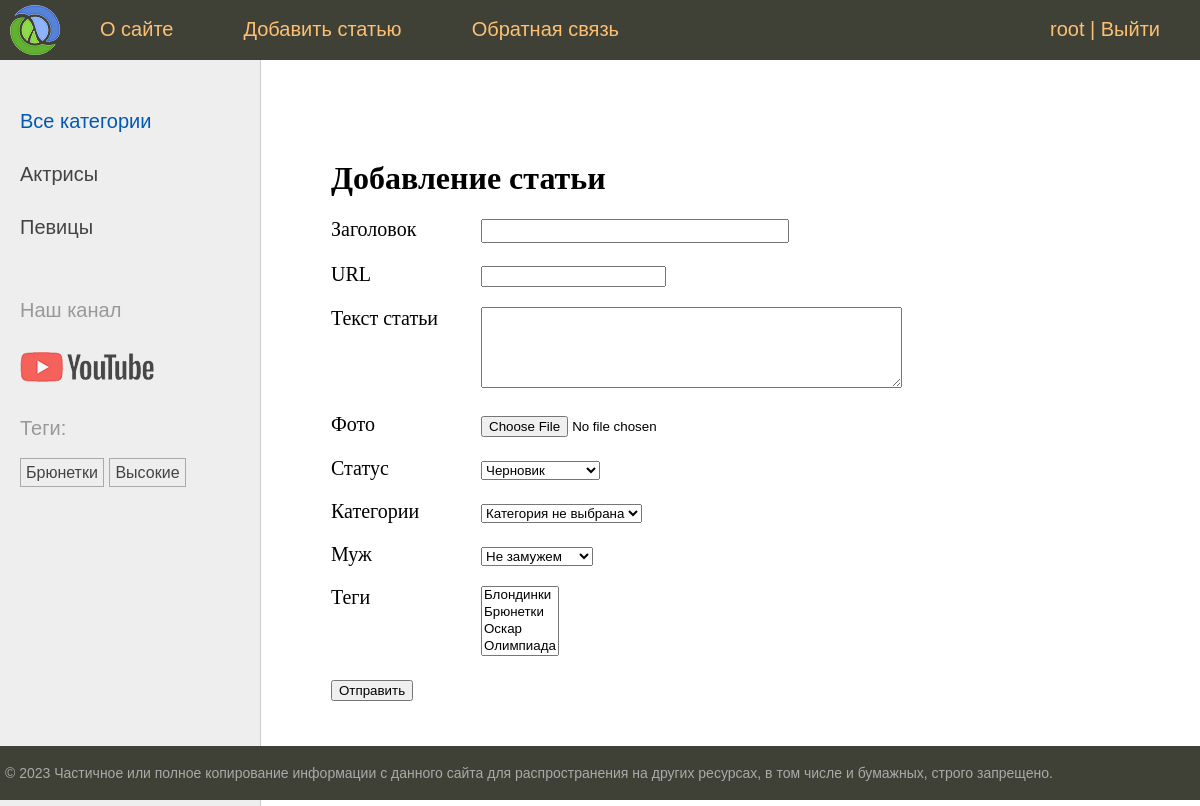
Screenshot of /addpage/ (signed in) with the database file from the repository.
### women/models.py (models this page shows)
class Category(models.Model):
    name = models.CharField(max_length=100, db_index=True, verbose_name = 'Категория')
    slug = models.SlugField(max_length=255, unique=True, db_index=True)
    class Meta:
        verbose_name = 'Категория'
        verbose_name_plural = 'Категории'
    def __str__(self) -> str:
        return self.name
    def get_absolute_url(self):
        return reverse("category", kwargs={"cat_slug": self.slug})

class TagPost(models.Model):
    tag = models.CharField(max_length=100, db_index=True)
    slug = models.SlugField(max_length=255, unique=True, db_index=True)
    def __str__(self):
        return self.tag
    def get_absolute_url(self):
        return reverse("tag", kwargs={"tag_slug": self.slug})

### women/views.py (the view, shortened to what this page needs)
# urls.py: path('addpage/', views.AddPage.as_view(), name='add_page'),
class AddPage(LoginRequiredMixin, DataMixin, CreateView):
    form_class = AddPostForm
    template_name = 'women/addpage.html'
    title_page = 'Добавление статьи'

### women/forms.py (shortened to what this page needs)
class AddPostForm(forms.ModelForm):
    cat = forms.ModelChoiceField(queryset=Category.objects.all(), label='Категории', empty_label='Категория не выбрана')
    husband = forms.ModelChoiceField(queryset=Husband.objects.all(), required=False, label='Муж', empty_label="Не замужем")
    class Meta:
        model = Women
        fields = ['title', 'slug', 'content', 'photo', 'is_published', 'cat', 'husband', 'tags']
        widgets = {
            'title': forms.TextInput(attrs={'class': 'form-input'}),
            'content': forms.Textarea(attrs={'cols': 50, 'rows': 5})
        }
        labels = {'slug': 'URL'}

### users/context_processors.py (called while the page is built)
def get_women_context(request):
    return {'mainmenu': menu}

### women/models.py (called while the page is built)
    def __str__(self):
        return self.name

### women/templatetags/women_tags.py (called while the page is built)
@register.inclusion_tag('women/list_categories.html')
def show_categories(cat_selected=0):
    cats = Category.objects.annotate(total=Count('posts')).filter(total__gt=0)
    return {'cats': cats, 'cat_selected':cat_selected}

@register.inclusion_tag('women/list_tags.html')
def show_all_tags(cat_selected=0):
    return {'tags': TagPost.objects.annotate(total=Count('tags')).filter(total__gt=0)}

### women/templates/women/addpage.html (shortened to what this page needs)
{% extends "base.html" %}
{% block content %}
<h1>{{title}}</h1>
<form action="" method='POST', enctype='multipart/form-data'>
    {% for f in form %}
    <p><label class="form-label" for='{{ f.id_for_label }}'>{{ f.label }}</label>{{ f }}</p>
    {% endfor %}
    <p><button type='submit'>Отправить</button></p>
</form>
{% endblock content %}

### templates/base.html (shortened to what this page needs)
{% load static %}
{% load women_tags %}
<!DOCTYPE html>
<html>
<head>
	<link type="text/css" href="{% static 'women/css/styles.css' %}" rel="stylesheet" />
</head>
<body>
<table class="table-page" border=0 cellpadding="0" cellspacing="0">
<tr><td valign=top>
{% block mainmenu %}
		<div class="header">
			<ul id="mainmenu" class="mainmenu">
			<li class="logo"><a href="{% url 'home' %}"><div class="logo"></div></a></li>
{% for m in mainmenu %}
	<li><a href="{% url m.url_name %}">{{m.title}}</a></li>
{% endfor %}
{% if user.is_authenticated %}
	<li class="last">{{user.username}} | <a href="{% url 'users:logout' %}">Выйти</a></li>
{% else %}
	<li class="last"><a href="{% url 'users:login' %}">Войти</a> | <a href="#">Регистрация</a></li>
{% endif %}
			</ul>
		</div>
{% endblock mainmenu %}
<table class="table-content" border=0 cellpadding="0" cellspacing="0">
<tr>
	<td valign="top" class="left-chapters">
	<ul id="leftchapters">
		{% if cat_selected == 0 %}
		<li class="selected">Все категории</li>
		{% else %}
		<li><a href="{% url "home" %} ">Все категории</a></li>
		{% endif %}
		{% show_categories cat_selected %}
		<li class="share">
		<p>Наш канал</p>
		<a class="share-yt" href="https://www.youtube.com/channel/UClJzWfGWuGJL2t-3dYKcHTA/playlists" target="_blank" rel="nofollow"></a>
		</li>
		<li>{% show_all_tags %}</li>
	</ul>
</td>
<td valign="top" class="content">
	<div class="content-text">
{% block content %}
{% endblock %}
	</div>
</td></tr></table>
</td></tr>
<tr><td valign=top>
	<div id="footer">
		<p>&copy; 2023 Частичное или полное копирование информации с данного сайта для распространения на других ресурсах, в том числе и бумажных, строго запрещено.</p>
	</div>
</td></tr></table>
</body>
</html>

### women/templates/women/list_categories.html
{% for cat in cats %}
{% if cat.id == cat_selected %}
<li class="selected">{{cat.name}}</li>
{% else %}
<li><a href="{{cat.get_absolute_url}} ">{{cat.name}}</a></li>
{% endif %}
{% endfor %}

### women/templates/women/list_tags.html
{% if tags %}
<p>Теги:</p>
<ul class='tags-list'>
    {% for t in tags %}
    <li><a href="{{t.get_absolute_url}}">{{t.tag}}</a></li>
    {% endfor %}
</ul>
{% endif %}

### women/static/women/css/styles.css (style rules this page uses)
html, body { font-family: 'Arial'; margin: 0; padding: 0; height: 100%; width: 100%; color: #444; }
a { color: #0059b2; text-decoration: none; }
.table-page { width: 100%; height: 100%; vertical-align: top; }
.table-page tr { height: 100%; }
.header { background: #3F4137; height: 60px; }
.logo { background: url('../images/logo.png') no-repeat 10px 5px; width: 70px; height: 60px; }
ul.mainmenu { list-style: none; margin: 0; padding: 0; height: 60px; color: #fdc073; font-size: 20px; overflow: hidden; }
ul.mainmenu li { float: left; margin: 18px 40px 0 30px; }
ul.mainmenu li.logo { margin: 0; }
ul.mainmenu li.last { float: right; }
ul.mainmenu li a { color: #fdc073; text-decoration: none; }
.table-content { width: 100%; min-height: 100%; height: 100%; }
.left-chapters { margin: 0; background: #eee; border-right: 1px solid #ccc; }
.left-chapters ul { width: 230px; margin: 0; padding: 20px 10px 10px 20px; list-style: none; font-size: 20px; }
.left-chapters ul li { margin: 30px 0 0 0; color: #999; }
.left-chapters ul li.selected { color: #0059b2; }
.left-chapters ul li a { color: #444; text-decoration: none; }
.left-chapters ul li.share { margin: 60px 0 0 0; }
.left-chapters ul li.share p { margin: 30px 0 30px 0; }
.left-chapters ul li.share a { display: inline-block; width: 40px; height: 40px; margin: 0 20px 0 0; }
.left-chapters ul li.share a.share-yt { width: 100%; height: 30px; background: url('../images/share_yt.png') no-repeat 0 0 }
ul.tags-list { width: 100%; margin: 0; padding: 0; list-style: none; }
ul.tags-list li { margin: 0; padding: 0 0 10px; display: inline-block; }
ul.tags-list li a { padding: 5px; font-size: 16px; border: 1px solid #aaa; }
.content { padding: 40px 20px 20px 40px; width: 100%; box-sizing: border-box; }
.content-text { margin: 60px 0 0 30px; color: #000; font-size: 20px; font-family: Yandex Sans Display Light; }
.content-text h1 { font-size: 32px; }
#footer { box-sizing: border-box; background: #3F4137; padding: 5px; color: #aaa; font-size: 14px; font-family: Verdana, Geneva, Arial, Helvetica; text-align: left; overflow: hidden; }
.form-input { width: 300px; font-size: 16px; }
.form-label { display: inline-block; min-width: 150px; vertical-align: top; }

### rows the page displays
Category: name "Актрисы"
Category: name "Певицы"
TagPost: tag "Брюнетки"
TagPost: tag "Высокие"

### other values shown
{{ m.title }} "О сайте" "Добавить статью" "Обратная связь"
{{ user.username }} "root"
{{ title }} "Добавление статьи"
{{ f.label }} "Заголовок" "URL" "Текст статьи" "Фото" "Статус" "Категории" "Муж" "Теги"
